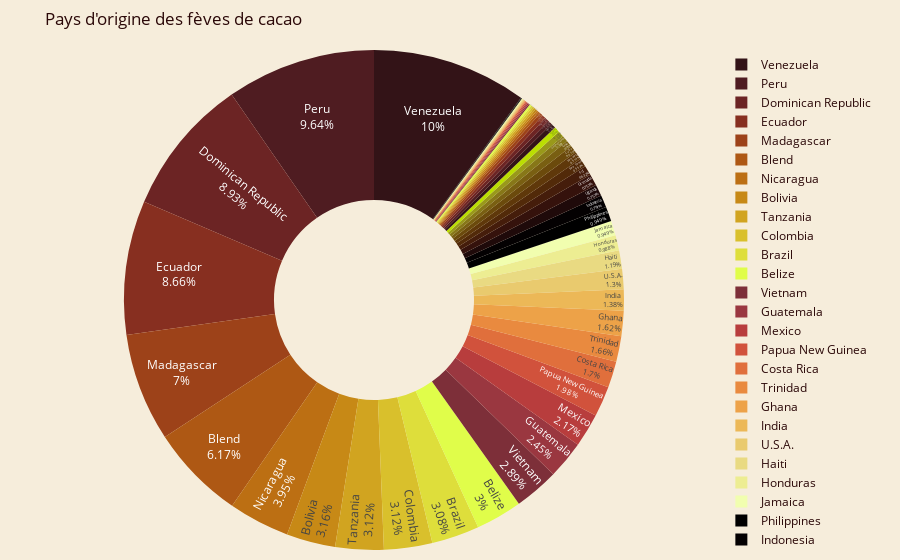

The notebook cell this image was saved under:
### Code cell
fig=px.pie(data, names='country_of_bean_origin', title='Pays d\'origine des fèves de cacao', hole=0.4,color_discrete_sequence=px.colors.sequential.solar)
fig.update_traces(textposition='inside', textinfo='percent+label')
fig.update_layout(margin=dict(l=40, r=20, t=50, b=10))
fig.update_layout(plot_bgcolor=palette[1], paper_bgcolor=palette[1], font_color=palette[2]) #couleurs

fig.show()

### Figure 1 — Plotly figure (JSON) as saved in the notebook; plotly's stock layout.template omitted (floating-point values rounded to 4 significant figures; data arrays with more than 128 entries replaced by an {"elided": "..."} marker saying what was removed)
{"data": [{"domain": {"x": [0, 1], "y": [0, 1]}, "hole": 0.4, "hovertemplate": "country_of_bean_origin=%{label}<extra></extra>", "labels": {"elided": "2530 str values"}, "legendgroup": "", "name": "", "showlegend": true, "textinfo": "percent+label", "textposition": "inside", "type": "pie"}], "layout": {"font": {"color": "#2b0808"}, "legend": {"tracegroupgap": 0}, "margin": {"b": 10, "l": 40, "r": 20, "t": 50}, "paper_bgcolor": "#f6eddb", "piecolorway": ["rgb(51, 19, 23)", "rgb(79, 28, 33)", "rgb(108, 36, 36)", "rgb(135, 47, 32)", "rgb(157, 66, 25)", "rgb(174, 88, 20)", "rgb(188, 111, 19)", "rgb(199, 137, 22)", "rgb(209, 164, 32)", "rgb(217, 192, 44)", "rgb(222, 222, 59)", "rgb(224, 253, 74)"], "plot_bgcolor": "#f6eddb", "title": {"text": "Pays d'origine des fèves de cacao"}}}
